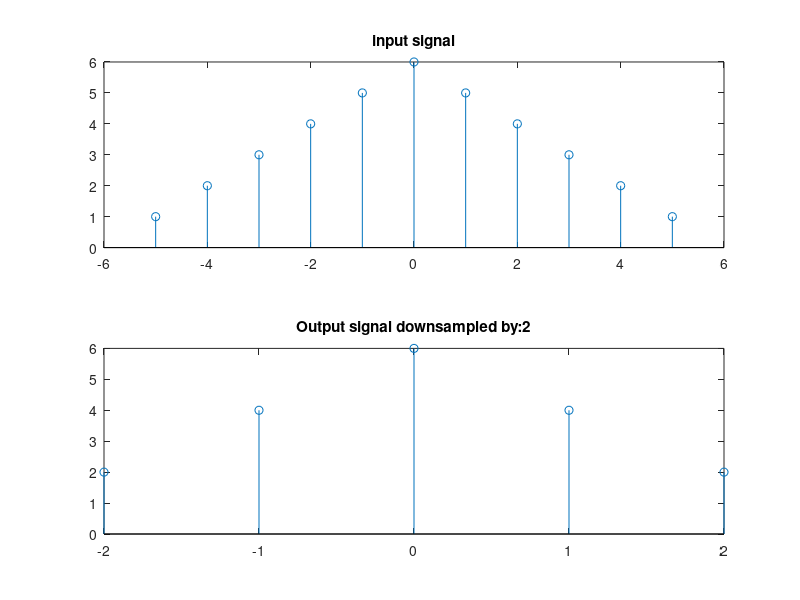

This chart was generated by the following MATLAB code:
 clc;clear all; close all
% % upsample by n
% % up=3;
% up=input('Upsample by:');
% x=[1 2 3 4 3 2 1];
% l=length(x);
% % If even length,make it odd length for indexing convinance
% if mod(l,2)~=0
%     li=l-1;
% end
% xi=-li/2:1:li/2;
% 
% % Upsampling index
% y_len=l*up+up-1;
% 
% if mod(y_len,2)~=0
%     y_leni=y_len-1;
% end
% yi=-y_leni/2:1:y_leni/2
% 
% 
% j=1;k=1;
% while j<=y_leni-up
%    for i=1:1:up-1
%        y(j)=0;
%        j=j+1;
%    end
%    y(j)=x(k);
%    j=j+1;k=k+1;
% end
%   for i=1:1:up-1
%        y(j)=0;
%        j=j+1;
%   end
%   figure,
%     subplot(1,2,1),stem(xi,x), title('input signal');
%    subplot(1,2,2),stem(yi,y);title(['Output signal upsampled by:',num2str(up)])
%    
   
   
%%
% Downsample by n
down=2;
%    down=input('Upsample by:');
x=[1 2 3 4 5 6 5 4 3 2 1];
l=length(x);
% If even length,make it odd length for indexing convinance
if mod(l,2)~=0
    li=l-1;
end
xi=-li/2:1:li/2;

j=1;
for d=li/2+1:down:l
    ydp(j)=x(d);
    j=j+1;
end

j=1;
for d1=li/2-down+1:-down:1
    ydne(j)=x(d1);
    j=j+1;
end
ln=length(ydne);
ln1=ln;
for i=1:ln
    ydn(i)=ydne(ln1);
    ln1=ln-1;
end
yd=[ydn ydp]

% output index
l=length(yd);
% If even length,make it odd length for indexing convinance
if mod(l,2)~=0
    yl=l-1;
end
yli=-yl/2:1:yl/2;

  figure,
    subplot(2,1,1),stem(xi,x), title('input signal');
   subplot(2,1,2),stem(yli,yd);title(['Output signal downsampled by:',num2str(down)])
   
% 
% 
